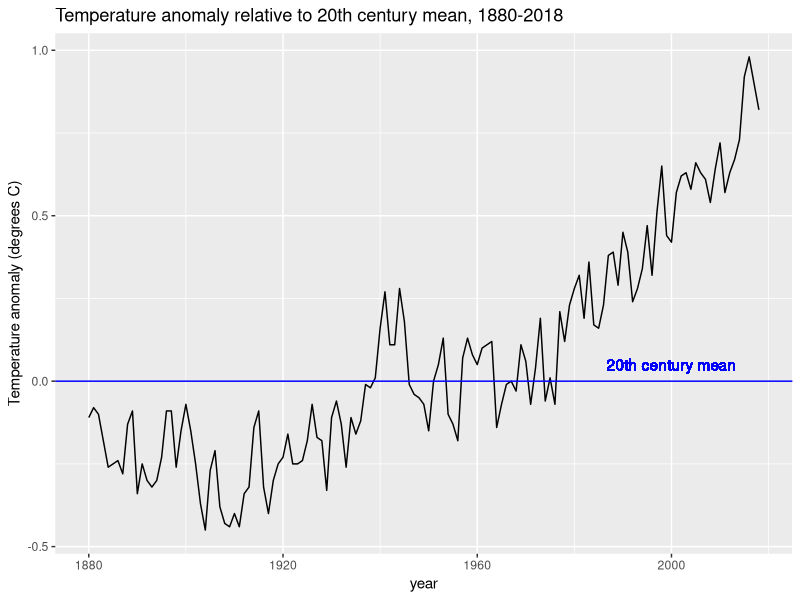
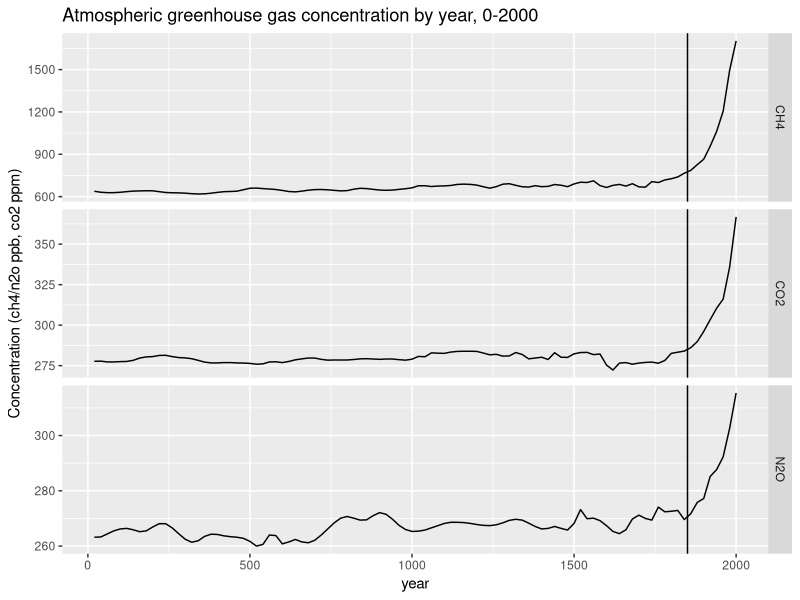
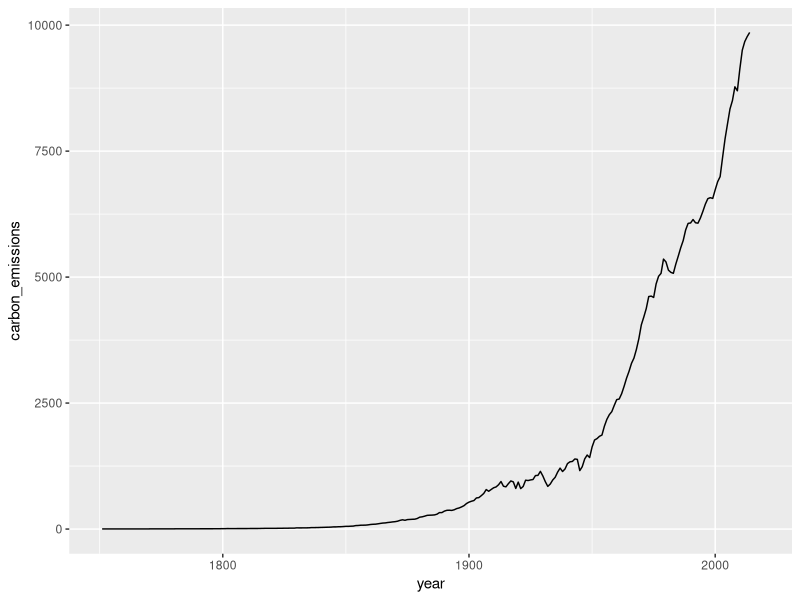
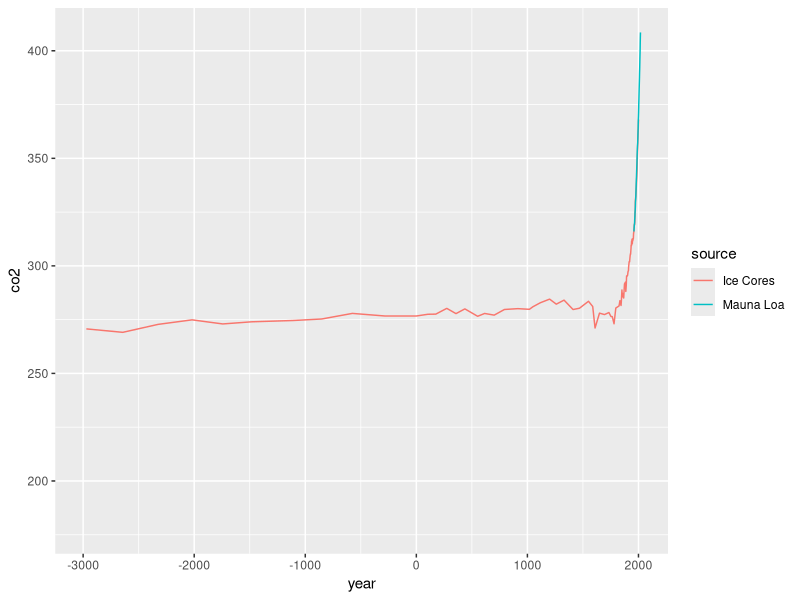

R code for these plots, in order:
library(tidyverse)
library(dslabs)
data(temp_carbon)
data(greenhouse_gases)
data(historic_co2)

p <- temp_carbon %>%
  filter(!is.na(temp_anomaly)) %>%
  ggplot(aes(year, temp_anomaly)) +
  geom_line()

p <- p + geom_hline(aes(yintercept = 0), col = "blue")

p + ylab("Temperature anomaly (degrees C)") +
  ggtitle("Temperature anomaly relative to 20th century mean, 1880-2018") +
  geom_text(aes(x = 2000, y = 0.05, label = "20th century mean"), col = "blue")

  average <- mean(temp_carbon$temp_anomaly)
  SD <- sd(temp_carbon$temp_anomaly)
  c(average = average, SD = SD)
  
  greenhouse_gases %>%
    ggplot(aes(year, concentration)) +
    geom_line() +
    facet_grid(rows = vars(gas), scales = "free") +
    geom_vline(aes(xintercept = 1850)) +
    ylab("Concentration (ch4/n2o ppb, co2 ppm)") +
    ggtitle("Atmospheric greenhouse gas concentration by year, 0-2000")
  
  temp_carbon %>%
    ggplot(aes(year, carbon_emissions)) +
    geom_line()
  
  co2_time <- historic_co2 %>%
    ggplot(aes(year, co2, color = source)) +
    geom_line() +
    scale_x_continuous(limit = c(-3000, 2018))
  
  co2_time
